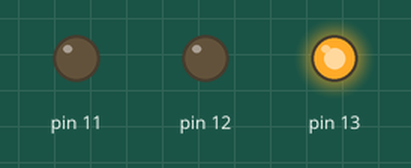
A sketch run on a simulated Arduino Uno, built with avr-gcc and run on an emulated ATmega328P. Parts: output pins drawn as LEDs (lit = HIGH).

Above: at 2.5 s.
At 7.2 s:
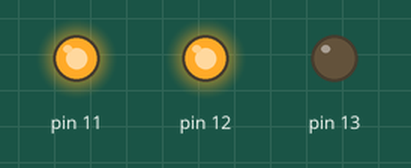
At 11.7 s:
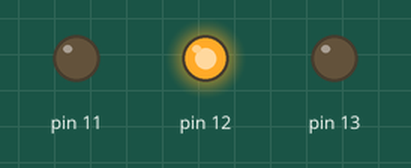
Timing chart, 0 to 15.6 s (numbered marks = the images above):
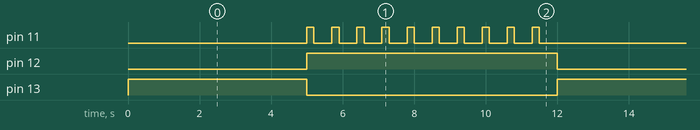

Measured:
- by itself, pin 11: repeats every 12.0 s: 9 × (LOW 0.50 s, HIGH 0.20 s), LOW 5.5 s, HIGH 0.20 s
- by itself, pin 12: alternates HIGH for 7.0 s and LOW for 5.0 s
- by itself, pin 13: alternates HIGH for 5.0 s and LOW for 7.0 s

The sketch:

proyecto05_03_semaforo.ino
```cpp
 /*  Project 15- Semáforo de peatones
 * --------------
 *
 *
 * 2018, CFTIC
 * @author: Juan Pedro Lopez
 * @hardware: Juan Pedro Lopez
 */


void setup() {
    pinMode(13, OUTPUT);
    pinMode(12, OUTPUT);
    pinMode(11, OUTPUT);
    digitalWrite(13, LOW);
    digitalWrite(12, LOW);
    digitalWrite(11, LOW);
}

void loop() {
    digitalWrite(13, HIGH);
    delay(5000);
    digitalWrite(13, LOW);

    digitalWrite(12, HIGH);
    for(int i=0; i<10; i++){
        digitalWrite(11, HIGH);
        delay(200);
        digitalWrite(11, LOW);
        delay(500);
    }
    digitalWrite(12, LOW);
}
```
